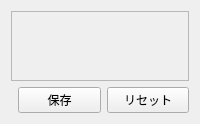
<?xml version="1.0" encoding="UTF-8"?>
<ui version="4.0">
 <class>GenericFormEditor</class>
 <widget class="QWidget" name="GenericFormEditor">
  <layout class="QVBoxLayout" name="verticalLayout">
   <item>
    <widget class="QScrollArea" name="scrollArea">
     <property name="widgetResizable">
      <bool>true</bool>
     </property>
     <widget class="QWidget" name="scrollAreaWidgetContents">
      <layout class="QVBoxLayout" name="formLayout">
       <property name="spacing">
        <number>10</number>
       </property>
       <item>
        <spacer name="verticalSpacer">
         <property name="orientation">
          <enum>Qt::Vertical</enum>
         </property>
        </spacer>
       </item>
      </layout>
     </widget>
    </widget>
   </item>
   <item>
    <layout class="QHBoxLayout" name="buttonLayout">
     <item>
      <spacer name="horizontalSpacer">
       <property name="orientation">
        <enum>Qt::Horizontal</enum>
       </property>
      </spacer>
     </item>
     <item>
      <widget class="QPushButton" name="saveButton">
       <property name="text">
        <string>保存</string>
       </property>
      </widget>
     </item>
     <item>
      <widget class="QPushButton" name="resetButton">
       <property name="text">
        <string>リセット</string>
       </property>
      </widget>
     </item>
    </layout>
   </item>
  </layout>
 </widget>
</ui>
